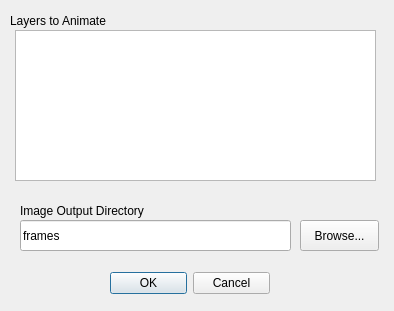
<?xml version="1.0" encoding="UTF-8"?>
<ui version="4.0">
 <class>mmqgis_animate_rows_form</class>
 <widget class="QDialog" name="mmqgis_animate_rows_form">
  <property name="windowModality">
   <enum>Qt::ApplicationModal</enum>
  </property>
  <property name="enabled">
   <bool>true</bool>
  </property>
  <property name="geometry">
   <rect>
    <x>0</x>
    <y>0</y>
    <width>394</width>
    <height>311</height>
   </rect>
  </property>
  <property name="mouseTracking">
   <bool>false</bool>
  </property>
  <property name="windowTitle">
   <string>Animate Rows</string>
  </property>
  <widget class="QDialogButtonBox" name="buttonBox">
   <property name="geometry">
    <rect>
     <x>110</x>
     <y>270</y>
     <width>160</width>
     <height>26</height>
    </rect>
   </property>
   <property name="orientation">
    <enum>Qt::Horizontal</enum>
   </property>
   <property name="standardButtons">
    <set>QDialogButtonBox::Cancel|QDialogButtonBox::Ok</set>
   </property>
  </widget>
  <widget class="QListWidget" name="layernames">
   <property name="geometry">
    <rect>
     <x>15</x>
     <y>30</y>
     <width>361</width>
     <height>151</height>
    </rect>
   </property>
   <property name="selectionMode">
    <enum>QAbstractItemView::ExtendedSelection</enum>
   </property>
  </widget>
  <widget class="QLabel" name="label_5">
   <property name="geometry">
    <rect>
     <x>10</x>
     <y>10</y>
     <width>121</width>
     <height>22</height>
    </rect>
   </property>
   <property name="text">
    <string>Layers to Animate</string>
   </property>
  </widget>
  <widget class="QPushButton" name="browseoutfile">
   <property name="geometry">
    <rect>
     <x>300</x>
     <y>220</y>
     <width>79</width>
     <height>31</height>
    </rect>
   </property>
   <property name="text">
    <string>Browse...</string>
   </property>
  </widget>
  <widget class="QLabel" name="label">
   <property name="geometry">
    <rect>
     <x>20</x>
     <y>200</y>
     <width>161</width>
     <height>22</height>
    </rect>
   </property>
   <property name="text">
    <string>Image Output Directory</string>
   </property>
  </widget>
  <widget class="QLineEdit" name="outdirname">
   <property name="geometry">
    <rect>
     <x>20</x>
     <y>220</y>
     <width>271</width>
     <height>31</height>
    </rect>
   </property>
   <property name="text">
    <string>frames</string>
   </property>
   <property name="readOnly">
    <bool>false</bool>
   </property>
  </widget>
 </widget>
 <tabstops>
  <tabstop>layernames</tabstop>
  <tabstop>outdirname</tabstop>
  <tabstop>browseoutfile</tabstop>
  <tabstop>buttonBox</tabstop>
 </tabstops>
 <resources/>
 <connections>
  <connection>
   <sender>buttonBox</sender>
   <signal>accepted()</signal>
   <receiver>mmqgis_animate_rows_form</receiver>
   <slot>accept()</slot>
   <hints>
    <hint type="sourcelabel">
     <x>248</x>
     <y>254</y>
    </hint>
    <hint type="destinationlabel">
     <x>157</x>
     <y>274</y>
    </hint>
   </hints>
  </connection>
  <connection>
   <sender>buttonBox</sender>
   <signal>rejected()</signal>
   <receiver>mmqgis_animate_rows_form</receiver>
   <slot>reject()</slot>
   <hints>
    <hint type="sourcelabel">
     <x>316</x>
     <y>260</y>
    </hint>
    <hint type="destinationlabel">
     <x>286</x>
     <y>274</y>
    </hint>
   </hints>
  </connection>
 </connections>
</ui>
